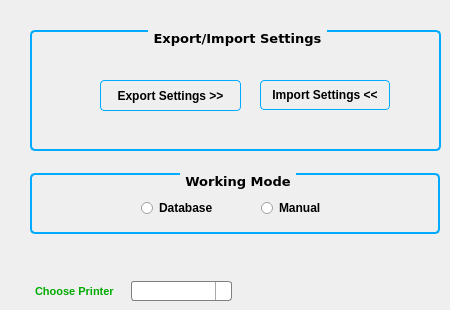
   <widget class="QWidget" name="generalPage">
    <widget class="QGroupBox" name="IEGB">
     <property name="geometry">
      <rect>
       <x>30</x>
       <y>30</y>
       <width>411</width>
       <height>121</height>
      </rect>
     </property>
     <property name="font">
      <font>
       <family>Verdana</family>
       <pointsize>10</pointsize>
       <weight>75</weight>
       <bold>true</bold>
      </font>
     </property>
     <property name="styleSheet">
      <string notr="true">QGroupBox {

     background-color: qlineargradient(x1: 0, y1: 0, x2: 0, y2: 1,
                                       stop: 0 #FFFFFF, stop: 1 #E0E0E0);
     border: 2px solid #00AAFF;
     border-radius: 5px;
     margin-top: 1ex; /* leave space at the top for the title */
 }

 QGroupBox::title {
     subcontrol-origin: margin;
     subcontrol-position: top center; /* position at the top center */
     padding: 0 3px;
     
 }</string>
     </property>
     <property name="title">
      <string>Export/Import Settings</string>
     </property>
     <widget class="QPushButton" name="importButton">
      <property name="geometry">
       <rect>
        <x>230</x>
        <y>50</y>
        <width>130</width>
        <height>30</height>
       </rect>
      </property>
      <property name="font">
       <font>
        <weight>75</weight>
        <bold>true</bold>
       </font>
      </property>
      <property name="styleSheet">
       <string notr="true">QPushButton { 
border: 1px solid #00AAFF;
border-radius: 4px;
background-color: qlineargradient(x1: 0, y1: 0, x2: 0, y2: 1,
stop: 0 #f6f7fa, stop: 1 #dadbde);
min-width: 80px;
}

QPushButton:hover { border: 2px solid #33CC00; 
color: rgb(255, 0, 0);}

QPushButton:pressed {
background-color: qlineargradient(x1: 0, y1: 0, x2: 0, y2: 1,
stop: 0 #dadbde, stop: 1 #f6f7fa);
}

QPushButton:flat {
border: none; /* no border for a flat push button */
}

QPushButton:default {
border-color: navy; /* make the default button prominent */
}</string>
      </property>
      <property name="text">
       <string>Import Settings &lt;&lt;</string>
      </property>
      <property name="iconSize">
       <size>
        <width>25</width>
        <height>25</height>
       </size>
      </property>
     </widget>
     <widget class="QPushButton" name="exportButton">
      <property name="geometry">
       <rect>
        <x>70</x>
        <y>50</y>
        <width>141</width>
        <height>31</height>
       </rect>
      </property>
      <property name="font">
       <font>
        <weight>75</weight>
        <bold>true</bold>
        <kerning>true</kerning>
       </font>
      </property>
      <property name="styleSheet">
       <string notr="true">QPushButton { 
border: 1px solid #00AAFF;
border-radius: 4px;
background-color: qlineargradient(x1: 0, y1: 0, x2: 0, y2: 1,
stop: 0 #f6f7fa, stop: 1 #dadbde);
min-width: 80px;
}

QPushButton:hover { border: 2px solid #33CC00; 
color: rgb(255, 0, 0);}

QPushButton:pressed {
background-color: qlineargradient(x1: 0, y1: 0, x2: 0, y2: 1,
stop: 0 #dadbde, stop: 1 #f6f7fa);
}

QPushButton:flat {
border: none; /* no border for a flat push button */
}

QPushButton:default {
border-color: navy; /* make the default button prominent */
}</string>
      </property>
      <property name="text">
       <string>Export Settings &gt;&gt;</string>
      </property>
      <property name="iconSize">
       <size>
        <width>25</width>
        <height>25</height>
       </size>
      </property>
     </widget>
     <widget class="QLabel" name="label_17">
      <property name="geometry">
       <rect>
        <x>10</x>
        <y>50</y>
        <width>31</width>
        <height>16</height>
       </rect>
      </property>
      <property name="styleSheet">
       <string notr="true">background-image: url(:/images/RegEdit-Blue.png);</string>
      </property>
      <property name="text">
       <string>&lt;!DOCTYPE HTML PUBLIC &quot;-//W3C//DTD HTML 4.0//EN&quot; &quot;http://www.w3.org/TR/REC-html40/strict.dtd&quot;&gt;
&lt;html&gt;&lt;head&gt;&lt;meta name=&quot;qrichtext&quot; content=&quot;1&quot; /&gt;&lt;style type=&quot;text/css&quot;&gt;
p, li { white-space: pre-wrap; }
&lt;/style&gt;&lt;/head&gt;&lt;body style=&quot; font-family:'MS Shell Dlg 2'; font-size:8.25pt; font-weight:400; font-style:normal;&quot;&gt;
&lt;p style=&quot;-qt-paragraph-type:empty; margin-top:0px; margin-bottom:0px; margin-left:0px; margin-right:0px; -qt-block-indent:0; text-indent:0px; font-size:8pt;&quot;&gt;&lt;/p&gt;&lt;/body&gt;&lt;/html&gt;</string>
      </property>
      <property name="buddy">
       <cstring>exportButton</cstring>
      </property>
     </widget>
     <widget class="QLabel" name="label">
      <property name="geometry">
       <rect>
        <x>0</x>
        <y>30</y>
        <width>64</width>
        <height>64</height>
       </rect>
      </property>
      <property name="styleSheet">
       <string notr="true">background-image: url(:/images/reg file.png);</string>
      </property>
      <property name="text">
       <string>&lt;!DOCTYPE HTML PUBLIC &quot;-//W3C//DTD HTML 4.0//EN&quot; &quot;http://www.w3.org/TR/REC-html40/strict.dtd&quot;&gt;
&lt;html&gt;&lt;head&gt;&lt;meta name=&quot;qrichtext&quot; content=&quot;1&quot; /&gt;&lt;style type=&quot;text/css&quot;&gt;
p, li { white-space: pre-wrap; }
&lt;/style&gt;&lt;/head&gt;&lt;body style=&quot; font-family:'MS Shell Dlg 2'; font-size:8.25pt; font-weight:400; font-style:normal;&quot;&gt;
&lt;p style=&quot; margin-top:0px; margin-bottom:0px; margin-left:0px; margin-right:0px; -qt-block-indent:0; text-indent:0px;&quot;&gt;&lt;img src=&quot;:/Images/reg file.png&quot; /&gt;&lt;/p&gt;&lt;/body&gt;&lt;/html&gt;</string>
      </property>
     </widget>
    </widget>
    <widget class="QGroupBox" name="modeGB">
     <property name="geometry">
      <rect>
       <x>30</x>
       <y>173</y>
       <width>410</width>
       <height>61</height>
      </rect>
     </property>
     <property name="font">
      <font>
       <family>Verdana</family>
       <pointsize>10</pointsize>
       <weight>75</weight>
       <bold>true</bold>
      </font>
     </property>
     <property name="styleSheet">
      <string notr="true">QGroupBox {

     background-color: qlineargradient(x1: 0, y1: 0, x2: 0, y2: 1,
                                       stop: 0 #FFFFFF, stop: 1 #E0E0E0);
     border: 2px solid #00AAFF;
     border-radius: 5px;
     margin-top: 1ex; /* leave space at the top for the title */
 }

 QGroupBox::title {
     subcontrol-origin: margin;
     subcontrol-position: top center; /* position at the top center */
     padding: 0 3px;
     
 }</string>
     </property>
     <property name="title">
      <string>Working Mode</string>
     </property>
     <property name="flat">
      <bool>false</bool>
     </property>
     <property name="checkable">
      <bool>false</bool>
     </property>
     <widget class="QRadioButton" name="databaseRB">
      <property name="geometry">
       <rect>
        <x>110</x>
        <y>28</y>
        <width>73</width>
        <height>13</height>
       </rect>
      </property>
      <property name="font">
       <font>
        <weight>75</weight>
        <bold>true</bold>
       </font>
      </property>
      <property name="styleSheet">
       <string notr="true">QRadioButton::indicator {
     width: 13px;
     height: 13px;
 }

 QRadioButton::indicator::unchecked {
     image: url(:/Images/radiobutton_unchecked.png);
 }

 QRadioButton::indicator:unchecked:hover {
     image: url(:/Images/radiobutton_unchecked_hover.png);
 }

 QRadioButton::indicator:unchecked:pressed {
     image: url(:/Images/radiobutton_unchecked_pressed.png);
 }

 QRadioButton::indicator::checked {
     image: url(:/Images/radiobutton_checked.png);
 }

 QRadioButton::indicator:checked:hover {
     image: url(:/Images/radiobutton_checked_hover.png);
 }

 QRadioButton::indicator:checked:pressed {
     image: url(:/Images/radiobutton_checked_pressed.png);
 }</string>
      </property>
      <property name="text">
       <string>Database</string>
      </property>
     </widget>
     <widget class="QRadioButton" name="manualRB">
      <property name="geometry">
       <rect>
        <x>230</x>
        <y>28</y>
        <width>60</width>
        <height>13</height>
       </rect>
      </property>
      <property name="font">
       <font>
        <weight>75</weight>
        <bold>true</bold>
       </font>
      </property>
      <property name="styleSheet">
       <string notr="true">QRadioButton::indicator {
     width: 13px;
     height: 13px;
 }

 QRadioButton::indicator::unchecked {
     image: url(:/Images/radiobutton_unchecked.png);
 }

 QRadioButton::indicator:unchecked:hover {
     image: url(:/Images/radiobutton_unchecked_hover.png);
 }

 QRadioButton::indicator:unchecked:pressed {
     image: url(:/Images/radiobutton_unchecked_pressed.png);
 }

 QRadioButton::indicator::checked {
     image: url(:/Images/radiobutton_checked.png);
 }

 QRadioButton::indicator:checked:hover {
     image: url(:/Images/radiobutton_checked_hover.png);
 }

 QRadioButton::indicator:checked:pressed {
     image: url(:/Images/radiobutton_checked_pressed.png);
 }</string>
      </property>
      <property name="text">
       <string>Manual</string>
      </property>
     </widget>
    </widget>
    <widget class="QLabel" name="label_12">
     <property name="geometry">
      <rect>
       <x>35</x>
       <y>285</y>
       <width>83</width>
       <height>13</height>
      </rect>
     </property>
     <property name="font">
      <font>
       <weight>75</weight>
       <bold>true</bold>
      </font>
     </property>
     <property name="text">
      <string>&lt;!DOCTYPE HTML PUBLIC &quot;-//W3C//DTD HTML 4.0//EN&quot; &quot;http://www.w3.org/TR/REC-html40/strict.dtd&quot;&gt;
&lt;html&gt;&lt;head&gt;&lt;meta name=&quot;qrichtext&quot; content=&quot;1&quot; /&gt;&lt;style type=&quot;text/css&quot;&gt;
p, li { white-space: pre-wrap; }
&lt;/style&gt;&lt;/head&gt;&lt;body style=&quot; font-family:'MS Shell Dlg 2'; font-size:8.25pt; font-weight:600; font-style:normal;&quot;&gt;
&lt;p style=&quot; margin-top:0px; margin-bottom:0px; margin-left:0px; margin-right:0px; -qt-block-indent:0; text-indent:0px;&quot;&gt;&lt;span style=&quot; font-size:8pt; color:#00aa00;&quot;&gt;Choose Printer&lt;/span&gt;&lt;/p&gt;&lt;/body&gt;&lt;/html&gt;</string>
     </property>
    </widget>
    <widget class="QComboBox" name="printersCombo">
     <property name="geometry">
      <rect>
       <x>131</x>
       <y>281</y>
       <width>119</width>
       <height>20</height>
      </rect>
     </property>
     <property name="minimumSize">
      <size>
       <width>101</width>
       <height>20</height>
      </size>
     </property>
     <property name="styleSheet">
      <string notr="true"> QComboBox {
     border: 1px solid gray;
     border-radius: 3px;
     padding: 1px 18px 1px 3px;
     min-width: 6em;
 }

 QComboBox:editable {
     background: white;
 }

 QComboBox:!editable, QComboBox::drop-down:editable {
      background: qlineargradient(x1: 0, y1: 0, x2: 0, y2: 1,
                                  stop: 0 #E1E1E1, stop: 0.4 #DDDDDD,
                                  stop: 0.5 #D8D8D8, stop: 1.0 #D3D3D3);
 }

 /* QComboBox gets the &quot;on&quot; state when the popup is open */
 QComboBox:!editable:on, QComboBox::drop-down:editable:on {
     background: qlineargradient(x1: 0, y1: 0, x2: 0, y2: 1,
                                 stop: 0 #D3D3D3, stop: 0.4 #D8D8D8,
                                 stop: 0.5 #DDDDDD, stop: 1.0 #E1E1E1);
 }

 QComboBox:on { /* shift the text when the popup opens */
     padding-top: 3px;
     padding-left: 4px;
 }

 QComboBox::drop-down {
     subcontrol-origin: padding;
     subcontrol-position: top right;
     width: 15px;

     border-left-width: 1px;
     border-left-color: darkgray;
     border-left-style: solid; /* just a single line */
     border-top-right-radius: 3px; /* same radius as the QComboBox */
     border-bottom-right-radius: 3px;
 }

 QComboBox::down-arrow {
     image: url(:/Images/down_arrow.png);
 }

 QComboBox::down-arrow:on { /* shift the arrow when popup is open */
     top: 1px;
     left: 1px;
 }</string>
     </property>
     <property name="currentIndex">
      <number>-1</number>
     </property>
     <property name="maxCount">
      <number>18</number>
     </property>
     <property name="sizeAdjustPolicy">
      <enum>QComboBox::AdjustToContents</enum>
     </property>
     <property name="minimumContentsLength">
      <number>1</number>
     </property>
    </widget>
   </widget>
